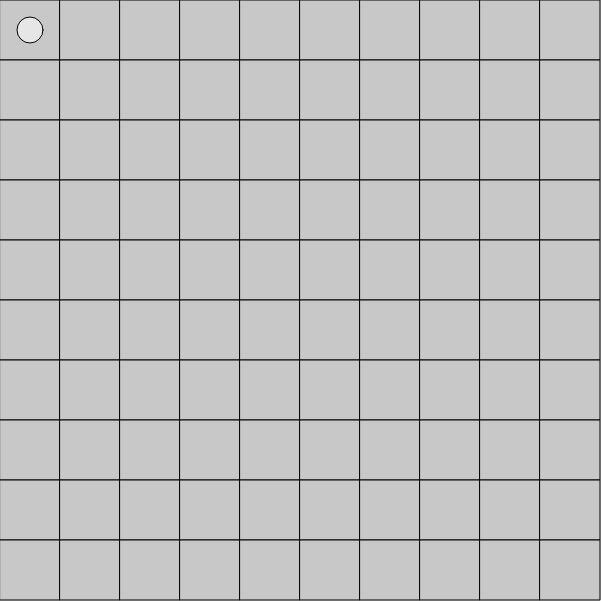
Frame 1 (no input)
Frame 60 (no input): identical to frame 1, image omitted
Frame 120 (the mouse pressed at the canvas centre since frame 60): identical to frame 1, image omitted

The p5.js sketch that drew this single still picture (run headless with seeded random() and noise() and a simulated clock; from frame 60 on, the mouse is pressed at the canvas centre):

// p5.js sketch
// ── sketch.js
var sw = 600;
var sh = 600;
var gw = 10;
var gh = 10;
var tw = sw / gw;
var th = sh / gh;
var pgx = 0;
var pgy = 0;
var grid = makeGridArray(gw,gh);

// the setup function runs when your sketch starts up
function setup() {
  createCanvas(sw+1, sh+1);
  randomSeed(878969);
  for (var x=0; x<grid.length; x++) {
    for (var y=0; y<grid[x].length; y++) {
      grid[x][y] = {color: 200};
    }
  }
  //setGridToXY(grid);
  //print(JSON.stringify(grid));
}

// the draw function is automatically called lots of times a second
function draw() {
  background(220);
  for (var gx=0; gx<gw; gx++) {
    for (var gy=0; gy<gh; gy++) {
      if (grid[gx][gy].color < 200) {
        grid[gx][gy].color += 2;
      }
      drawGridRectangle(gx, gy);
    }
  }
  drawPlayer(pgx, pgy);
}

function drawGridRectangle(gx, gy) {
  var x = (gx * tw);
  var y = (gy * th);
  stroke(0);
  fill(grid[gx][gy].color);
  rect(x, y, tw, th);
}

function drawPlayer(gx, gy) {
  var x = (gx * tw) + (tw / 2);
  var y = (gy * th) + (th / 2);
  stroke(0);
  fill(230);
  circle(x, y, (tw / 2)-4);
}

// the mouseClicked function is called when the user clicks on your sketch
function mouseClicked() {
  var gx = floor(mouseX / tw);
  var gy = floor(mouseY / th);
  //print('the ' + mouseButton + ' mouse button was clicked at grid ' + gx + ',' + gy);
  grid[gx][gy].color = 0;
  pgx = gx;
  pgy = gy;
}

// the keyTyped function is called when the user types a key
function keyTyped() {
  //print('the key ' + key + ' was typed');
  var moved = false;
  if (key == 'w') {
    pgy -= 1;
    if (pgy < 0) pgy = 0;
    moved = true;
  } else if (key == 's') {
    pgy += 1;
    if (pgy > (gh - 1)) pgy = (gh - 1);
    moved = true;
  } else if (key == 'a') {
    pgx -= 1;
    if (pgx < 0) pgx = 0;
    moved = true;
  } else if (key == 'd') {
    pgx += 1;
    if (pgx > (gw - 1)) pgx = (gw - 1);
    moved = true;
  }
  if (moved) {
    grid[pgx][pgy].color = 0;
  }
}

function makeGridArray(width, height) {
  var a = new Array(width);
  for (var x=0; x<width; x++) {
    a[x] = new Array(height);
  }
  return a;
}

function setGridToXY(grid) {
  for (var x=0; x<grid.length; x++) {
    for (var y=0; y<grid[x].length; y++) {
      grid[x][y] = {x: x, y: y};
    }
  }
}

// ***************************************
// functions I wrote
// ***************************************

function kindsOfVariables() {
  // integer
  var i = 3;
  print('i is ' + i);

  // decimal number (float)
  var f = 3.1415;
  print('f is ' + f);

  // string
  var s = 'string';
  print('s is ' + s);

  // array
  var a = [1, 2, 3, 4, 5];
  print('a is ' + a);

  var sa = ['a', 'b', 'c', 'd'];
  print('sa is ' + sa);

  // object
  var o = {
    name: 'me',
    age: 38,
    tall: true
  };
  print('o is ' + o);
  print('o is really ' + JSON.stringify(o));
  print('o.name is ' + o.name);
}

function doIfStatement() {
  var str1 = 'I am a string';
  var str2 = 'I am also a string';
  if (str1 === str2) {
    print(str1 + ' is the same as ' + str2);
  } else {
    print(str1 + ' is different than ' + str2);
  }

  var num = 5;
  if (num === 5) {
    print('yep, num is 5');
  }
}

function doForLoop() {
  for (var i = 0; i < 10; i++) {
    print(i);
  }

  for (var y = 0; y < 4; y++) {
    for (var x = 0; x < 4; x++) {
      print('x is ' + x + ' and y is ' + y);
    }
  }
}
